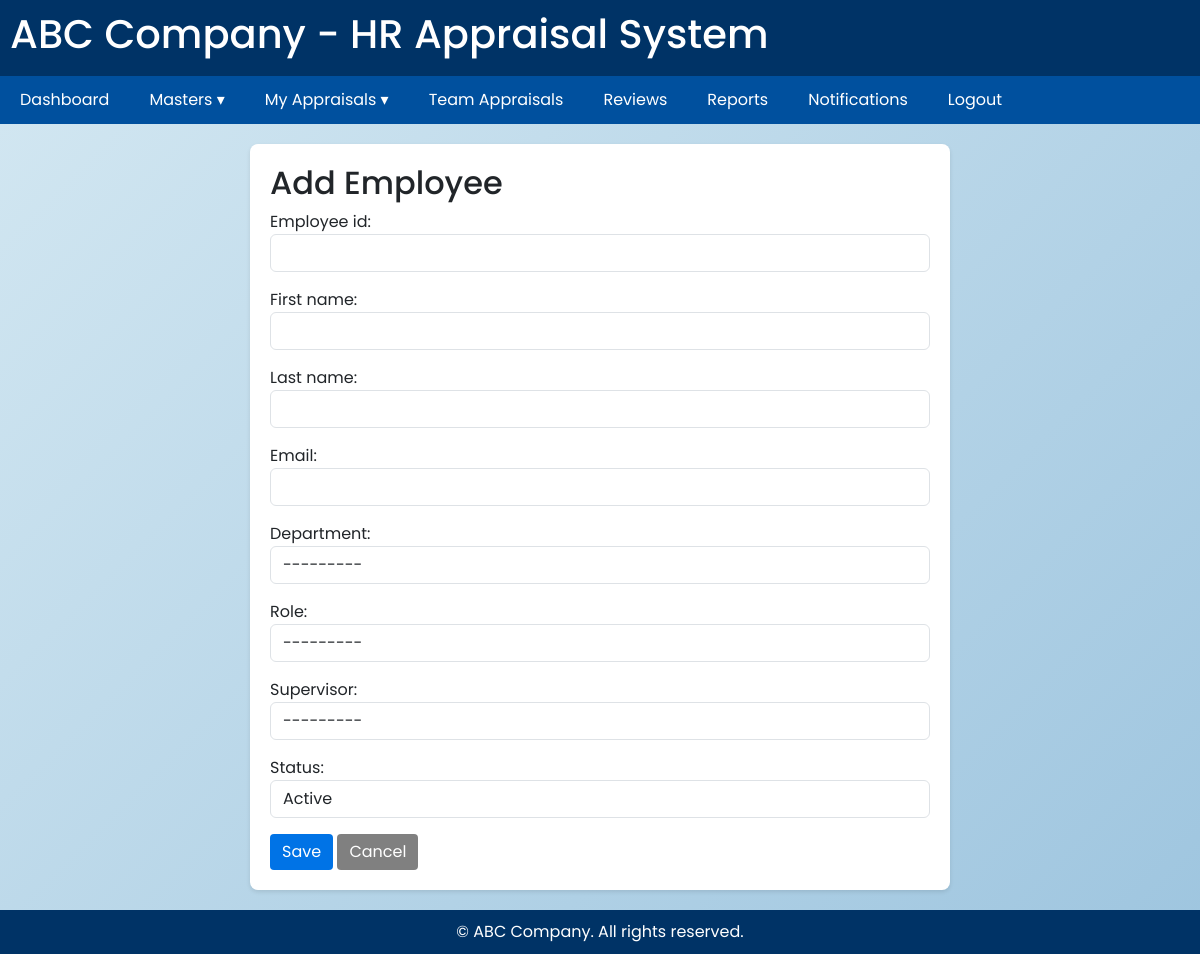
/masters/employees/add/ (signed in), run on the app's committed database.
### masters/models.py (models this page shows, shortened)
class Employee(models.Model):
    user = models.OneToOneField(
        settings.AUTH_USER_MODEL,
        on_delete=models.CASCADE,
        null=True, blank=True,
        related_name="employee_profile"
)
    employee_id = models.CharField(max_length=20, unique=True)
    employee_salution = models.CharField(max_length=15, null=True, blank=True)
    first_name = models.CharField(max_length=100)
    last_name = models.CharField(max_length=100)
    email = models.EmailField(unique=True)
    gender = models.CharField(max_length=10,null=True, blank=True)
    contact_number = models.IntegerField(default=0)
    department = models.ForeignKey("Department", on_delete=models.SET_NULL, null=True)
    role = models.ForeignKey("Role", on_delete=models.SET_NULL, null=True)
    supervisor = models.ForeignKey("self", on_delete=models.SET_NULL, null=True, blank=True)
    status = models.CharField(
        max_length=20,
        choices=[("Active", "Active"), ("Inactive", "Inactive")],
        default="Active",
    )
    def __str__(self):
        return f"{self.first_name} {self.last_name} ({self.employee_id})"

### masters/views.py (the view)
# urls.py: path("employees/add/", views.EmployeeCreate.as_view(), name="employees_add"),
class EmployeeCreate(LoginRequiredMixin, CreateView):
    model = Employee
    form_class = EmployeeForm
    template_name = "masters/employees_form.html"
    success_url = reverse_lazy("masters:employees_list")
    login_url = "/accounts/login/"
    redirect_field_name = "next"

### masters/forms.py
class EmployeeForm(forms.ModelForm):
    class Meta:
        model = Employee
        fields = [
            "employee_id",
            "first_name",
            "last_name",
            "email",
            "department",
            "role",
            "supervisor",
            "status",
        ]
        widgets = {
            "employee_id": forms.TextInput(attrs={"class": "form-control"}),
            "first_name": forms.TextInput(attrs={"class": "form-control"}),
            "last_name": forms.TextInput(attrs={"class": "form-control"}),
            "email": forms.EmailInput(attrs={"class": "form-control"}),
            "department": forms.Select(attrs={"class": "form-control"}),
            "role": forms.Select(attrs={"class": "form-control"}),
            "supervisor": forms.Select(attrs={"class": "form-control"}),
            "status": forms.Select(attrs={"class": "form-control"}),
        }

### masters/context_processors.py (called while the page is built)
def role_name(request):
    if request.user.is_authenticated:
        try:
            employee = Employee.objects.get(user=request.user)
            return {"role_name": employee.role.role_name.lower()}
        except Employee.DoesNotExist:
            return {"role_name": None}
    return {"role_name": None}

### masters/models.py (called while the page is built)
    def __str__(self):
        return self.name

    def __str__(self):
        return self.role_name

### templates/masters/employees_form.html (shortened to what this page needs)
{% extends "base.html" %}
{% block content %}
<div class="container" style="max-width:700px;">
  <h2>{{ view.object|default:"Add Employee" }}</h2>
  <form method="post">
    {{ form.as_p }}
    <button type="submit" class="btn">Save</button>
    <a href="{% url 'masters:employees_list' %}" class="btn" style="background:grey;">Cancel</a>
  </form>
</div>
{% endblock %}

### static/style.css (style rules this page uses)
* { margin: 0; padding: 0; box-sizing: border-box; font-family: "Poppins", sans-serif; }
body { margin: 0; padding: 0; background: linear-gradient(135deg, #d4e8f2, #9ec5df); height: 100vh; overflow: hidden; }

### templates/base.html (style rules this page uses)
body { font-family: Arial, sans-serif; margin:0; background-color:#f5f9fc; }
.container { background:white; padding:20px; border-radius:8px; box-shadow:0 2px 4px rgba(0,0,0,0.1); }
.btn { background-color:#0073e6; color:white; padding:6px 12px; border:none; border-radius:4px; cursor:pointer; }
html, body { height: auto !important; overflow-y: auto !important; }

### data on the page
Employee: department "---------", role "---------", supervisor "---------", status "Active"

### other printed values
{{ view.object|default:"Add Employee" }} "Add Employee"
